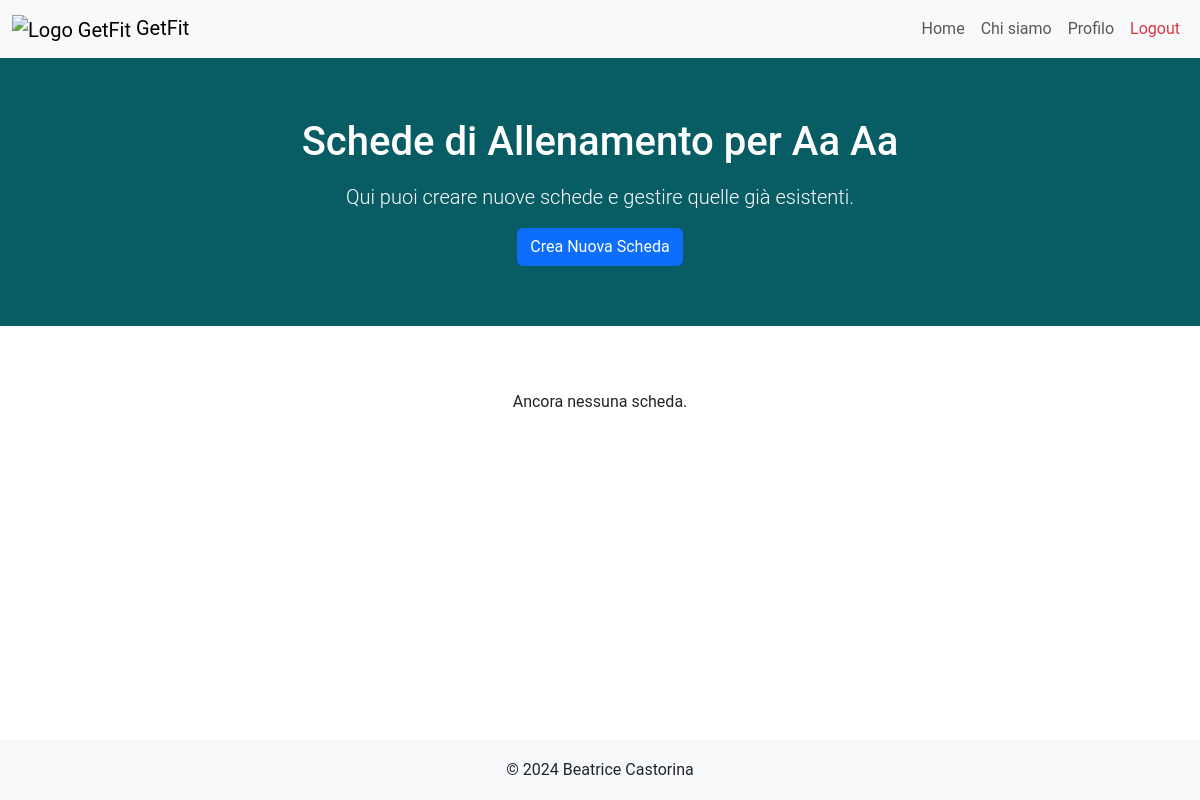
The page /schede?client_id=4 (signed in) on the database as committed earlier.
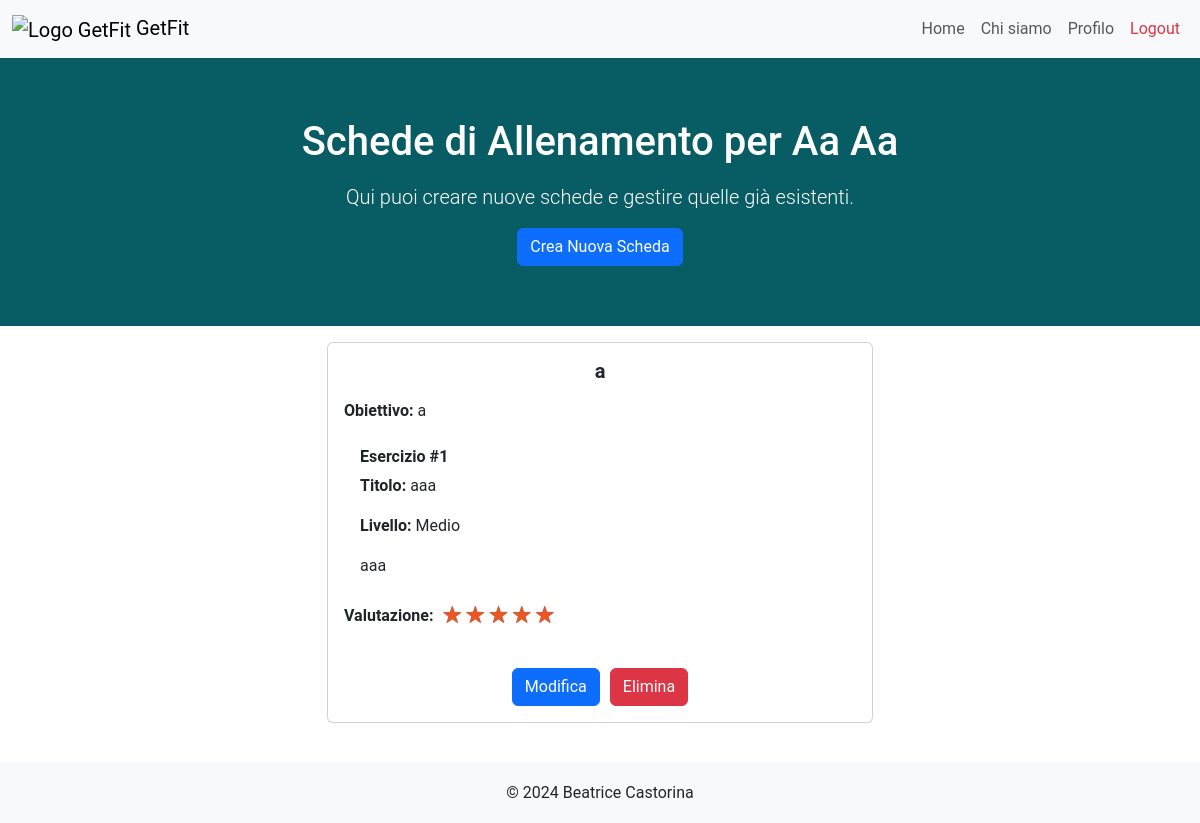
The same page on the database as committed later.
### tables this page shows
CREATE TABLE "Schede" (
	"client_id"	INTEGER NOT NULL,
	"pt_id"	INTEGER NOT NULL,
	"id_scheda"	INTEGER,
	"rating"	INTEGER,
	"titolo"	TEXT NOT NULL,
	"obiettivo"	TEXT NOT NULL,
	PRIMARY KEY("id_scheda" AUTOINCREMENT),
	FOREIGN KEY("client_id") REFERENCES "Clients"("client_id"),
	FOREIGN KEY("pt_id") REFERENCES "PersonalTrainers"("pt_id")
);

CREATE TABLE "Allenamenti" (
	"id_allenamento"	INTEGER,
	"pt_id"	INTEGER NOT NULL,
	"titolo"	TEXT NOT NULL,
	"descrizione"	TEXT NOT NULL,
	"livello"	TEXT NOT NULL,
	"visibile"	INTEGER NOT NULL,
	"data_creazione"	TEXT NOT NULL,
	PRIMARY KEY("id_allenamento" AUTOINCREMENT),
	FOREIGN KEY("pt_id") REFERENCES "PersonalTrainers"("pt_id")
);

### app.py (the view)
@app.route("/schede")
def schede():
  email = utenti_dao.get_email(request)
  user, type = utenti_dao.get_user_by_email(email)
  if type == 0: # A pt is logged
    client_id = request.args.get("client_id")
    name = utenti_dao.get_full_name(client_id, 'client')
  else: # A client is logged
    client_id = user['client_id']
    name = utenti_dao.get_full_name(user['pt_id'],'pt')
  schede = schede_dao.get_schede_by_client_id(client_id)
  schede_ids = [scheda['id_scheda'] for scheda in schede]
  allenamenti_by_id_scheda = {}
  for id_scheda in schede_ids:
    workout_ids = schede_dao.get_allenamenti_ids_by_id_scheda(id_scheda)
    ids = [obj['id_allenamento'] for obj in workout_ids]
    allenamenti_obj_by_id_scheda=[allenamenti_dao.get_allenamento(id) for id in ids]
    allenamenti_by_id_scheda[id_scheda] = allenamenti_obj_by_id_scheda
  return render_template("schede.html",client_id=client_id,schede=schede,allenamenti=allenamenti_by_id_scheda,name=name)

### allenamenti_dao.py (called while the page is built)
def get_allenamento(id_allenamento):
	query = 'SELECT * FROM Allenamenti WHERE id_allenamento=?'
	connection = sqlite3.connect('db/personal.db')
	connection.row_factory = sqlite3.Row
	cursor = connection.cursor()
	cursor.execute(query,(id_allenamento,))
	result = cursor.fetchone()
	cursor.close()
	connection.close()
	return result

### app.py (called while the page is built)
@login_manager.user_loader
def load_user(user_email):
  user_db, type = utenti_dao.get_user_by_email(user_email)
  if type == 0:
    user = PersonalTrainer(nome=user_db['nome'], cognome=user_db['cognome'], genere=user_db['genere'], pt_id=user_db['pt_id'], rating=user_db['rating'], numOfRatings=user_db['numOfRatings'], email=user_db['email'], password=user_db['password'])
  else:
    user = Client(nome=user_db['nome'], cognome=user_db['cognome'], genere=user_db['genere'], client_id=user_db['client_id'], pt_id=user_db['pt_id'], email=user_db['email'], password=user_db['password'])
  return user

### utenti_dao.py (called while the page is built)
def get_email(request):
	try:
		return request.cookies.get('remember_token').split('|')[0]
	except Exception as e:
		return None

### templates/schede.html (shortened to what the changed rows need)
{% extends "base.html" %}
{% block style %} {{url_for('static', filename='css/schede_styles.css')}} {% endblock %}
{% block content %}
	{% if current_user.__class__.__name__ == "PersonalTrainer" %}
		<section class="hero-section">
			<div class="container">
				<h1 class="mb-3">Schede di Allenamento per {{name}}</h1>
			</div>
		</section>
	{% endif %}
	<ul class="list-group" id="lista">
    <section class="workout-plans-section py-3">
			<div class="container">
				{% if not schede %}
					<p class="text-center mt-5">Ancora nessuna scheda.</p>
				{% endif %}
				{% for scheda in schede %}
				<div class="row">
					<div class="col-lg-6 col-md-8 mx-auto">
						<div class="card mb-4">
							<div class="card-body">
								<h5 class="card-title text-center mb-3"><strong>{{scheda.titolo}}</strong></h5>
								<p class="card-text"><strong>Obiettivo:</strong> {{scheda.obiettivo}}</p>
								<ul class="list-group list-group-flush">
									{% for workout in allenamenti[scheda.id_scheda]%}
										<li class="list-group-item">
											 <h6 class="card-title"><strong>Esercizio #{{loop.index}}</strong></h6>
											<p class="card-text"><strong>Titolo:</strong> {{workout.titolo}}</p>
											<p class="card-text"><strong>Livello:</strong> {{workout.livello.capitalize()}} </p>
											<p class="card-text">{{workout.descrizione}}</p>
										</li>
									{% endfor %}
								</ul>
								{% if current_user.__class__.__name__ == "Client" %}
									<form action="/update_rating" method="post">
										<fieldset class="btn-group-action pt-3">
											<span class="star-cb-group">
												<input type="radio" id="rating-5-{{loop.index}}" name="rating" value="5" required {% if scheda.rating ==5 %}checked{% endif %}/>
												<label for="rating-5-{{loop.index}}">5</label>
												<input type="radio" id="rating-4-{{loop.index}}" name="rating" value="4" {% if scheda.rating ==4 %}checked{% endif %}/>
												<label for="rating-4-{{loop.index}}">4</label>
												<input type="radio" id="rating-3-{{loop.index}}" name="rating" value="3" {% if scheda.rating ==3 %}checked{% endif %}/>
												<label for="rating-3-{{loop.index}}">3</label>
												<input type="radio" id="rating-2-{{loop.index}}" name="rating" value="2" {% if scheda.rating ==2 %}checked{% endif %}/>
												<label for="rating-2-{{loop.index}}">2</label>
												<input type="radio" id="rating-1-{{loop.index}}" name="rating" value="1" {% if scheda.rating ==1 %}checked{% endif %}/>
												<label for="rating-1-{{loop.index}}">1</label>
											</span>
											<input type="hidden" id="id_scheda" name="id_scheda" value="{{scheda.id_scheda}}"/>
											<input type="hidden" id="oldRating" name="oldRating" value="{{scheda.rating}}"/>
											<button type="submit" class="btn btn-primary">Lascia un Voto</button>
										</fieldset>
									</form>
								{% else %}
								<div class="d-flex align-items-center">
									<p id="p-rating"><strong>Valutazione:</strong></p>
									{% if scheda.rating is not none %}
									<div class="rating">
										<span class="{% if scheda.rating > 0.5 %}star-full{% else %}star-empty{% endif %}">{% if scheda.rating > 0.5 %}★{% else %}☆{% endif %}</span>
										<span class="{% if scheda.rating > 1.5 %}star-full{% else %}star-empty{% endif %}">{% if scheda.rating > 1.5 %}★{% else %}☆{% endif %}</span>
										<span class="{% if scheda.rating > 2.5 %}star-full{% else %}star-empty{% endif %}">{% if scheda.rating > 2.5 %}★{% else %}☆{% endif %}</span>
										<span class="{% if scheda.rating > 3.5 %}star-full{% else %}star-empty{% endif %}">{% if scheda.rating > 3.5 %}★{% else %}☆{% endif %}</span>
										<span class="{% if scheda.rating > 4.5 %}star-full{% else %}star-empty{% endif %}">{% if scheda.rating > 4.5 %}★{% else %}☆{% endif %}</span>
									</div>
									{% else %}
										<em>Non valutato</em>
									{% endif %}
								</div>
									<br>
									<div class="btn-group-action">
										<a href="/modify_scheda/{{scheda.id_scheda}}" class="btn btn-primary">Modifica</a>
										<form action="/delete_scheda" method="post" class="d-inline">
											<button type="submit" class="btn btn-danger">Elimina</button>
										</form>
									</div>
								{% endif %}
							</div>
						</div>
					</div>
				</div>
				{% endfor %}
			</div>
		</section>
	</ul>
{% endblock %}

Rows that differ between the two databases and show on the page:
added Schede: titolo "a", obiettivo "a"
now on this page (row unchanged): Allenamenti: titolo "aaa", livello "Medio", descrizione "aaa"
Other text that changed with them:
text no longer shown: "Ancora nessuna scheda."
